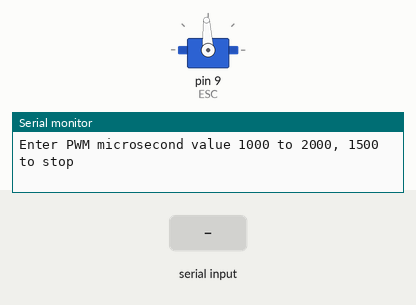
Bench run of a sketch on a simulated Arduino Uno, built with avr-gcc and run on an emulated ATmega328P. On the bench: servo, the last lines printed to the serial monitor. The test bench sets the inputs (shaded band).

Above: at 5.2 s.
5.3 s: "90,45\n" received over Serial
At 5.7 s:
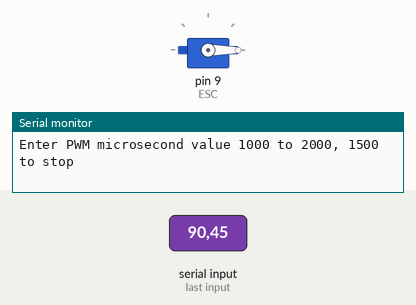
Timing chart, 0 to 8.3 s (numbered marks = the images above; inputs shaded):
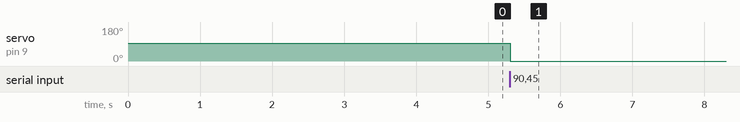

The sketch:

motor-spin.ino
```cpp
#include <Servo.h>

// SIMPLE MOTOR-SPIN Program

Servo ESC; // Pretending our ESC is a servo


void setup() {
  Serial.begin(9600);

  // Attach the ESC on pin 9
  ESC.attach(9);

  ESC.writeMicroseconds(1500);
  delay(4000);
}

void loop() {

  Serial.println("Enter PWM microsecond value 1000 to 2000, 1500 to stop");
  while (Serial.available() == 0);
  int pwm = Serial.parseInt();
  ESC.writeMicroseconds(pwm); // Send signal to ESC.

}
```

Measured:
- after the input at 5.3 s, servo on pin 9 (ESC): 93° → 0° at once
